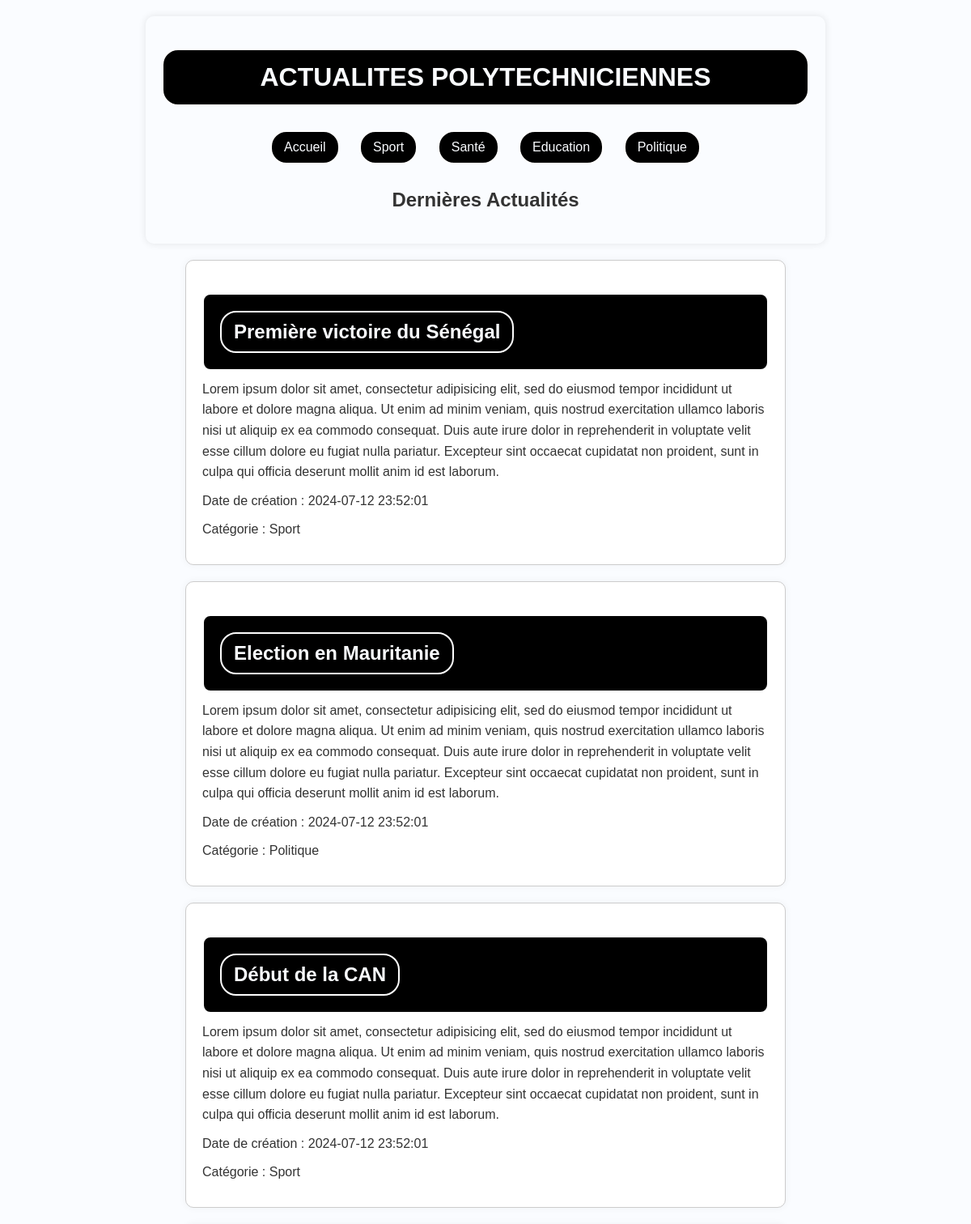
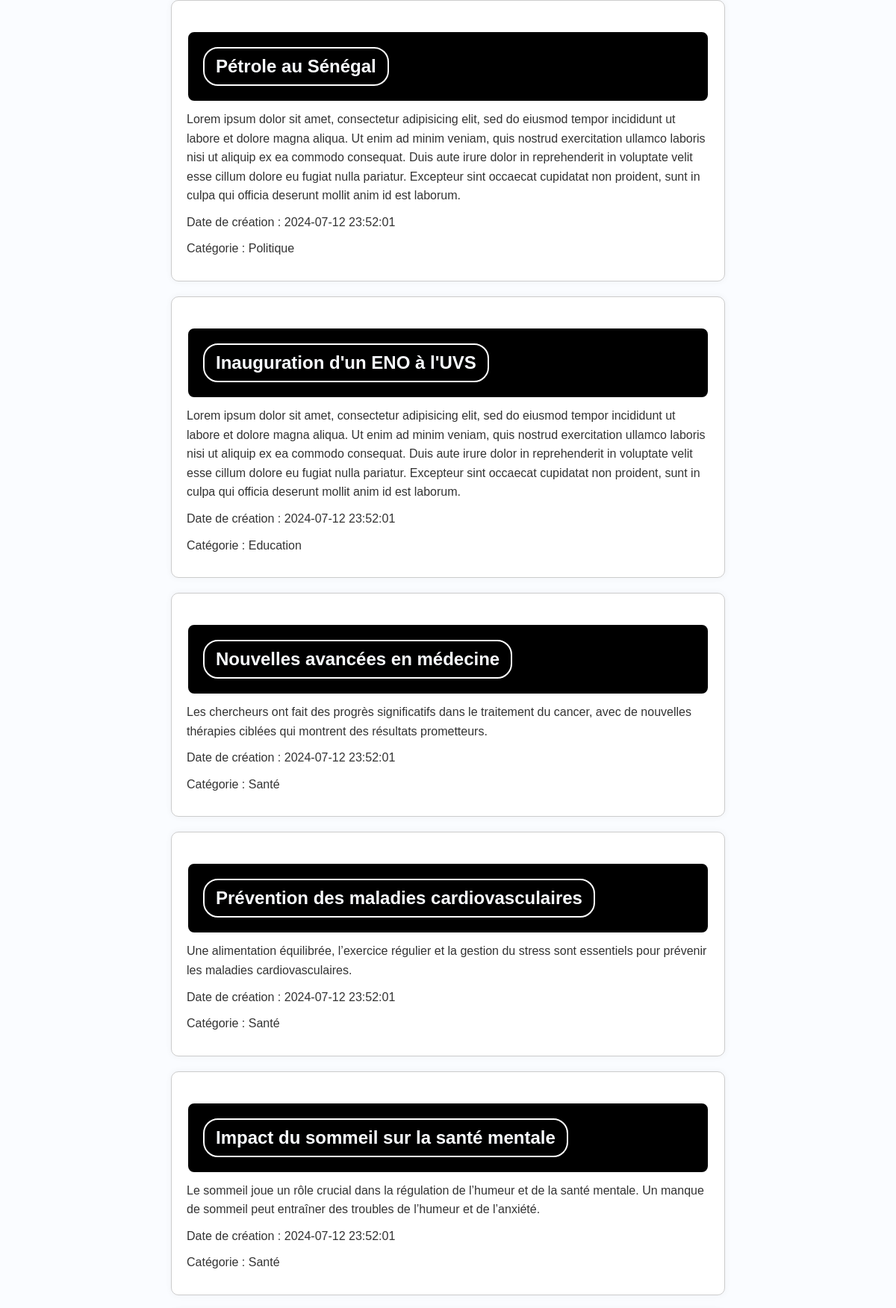
The page / (upper part) on the database its author committed (2 pictures, top to bottom).
### tables this page shows
CREATE TABLE Categorie(
	id int primary key auto_increment,
	libelle varchar(20)
);

CREATE TABLE Article(
	id int primary key auto_increment,
	titre varchar(255),
	contenu text,
	dateCreation datetime DEFAULT NOW(),
	dateModification datetime DEFAULT NOW(),
	categorie int
);

### controllers/ArticleController.php (called while the page is built, shortened)
<?php
require_once 'models/Article.php';
require_once 'models/Category.php';
class ArticleController {
    public function displayHomePage() {
        $categories = Category::getAllCategories();
        $category = isset($_GET['categorie']) ? $_GET['categorie'] : 'accueil';
        $articles = Article::getArticlesByCategory($category);
        include 'views/categories.php';
        include 'views/articles.php';
    }
}
?>

### models/Category.php (called while the page is built)
<?php
class Category {
    public static function getAllCategories() {
        $pdo = Database::getInstance();
        $query = "SELECT * FROM Categorie";
        $stmt = $pdo->query($query);
        return $stmt->fetchAll(PDO::FETCH_ASSOC);
    }
}
?>

### models/Article.php (called while the page is built, shortened)
<?php
class Article {
    public static function getArticlesByCategory($category) {
        $pdo = Database::getInstance();
        $query = "SELECT Article.*, Categorie.libelle as categorieLibelle FROM Article
                  JOIN Categorie ON Article.categorie = Categorie.id";
        $query .= " ORDER BY dateCreation DESC";
        $stmt = $pdo->prepare($query);
        $stmt->execute();
        return $stmt->fetchAll(PDO::FETCH_ASSOC);
    }
}
?>

### views/articles.php (the view)
<div id="articles">
    <?php foreach ($articles as $article): ?>
        <div class='article'>
            <h2><a href='index.php?action=detail&id=<?= htmlspecialchars($article['id']) ?>'>
                <?= htmlspecialchars($article['titre']) ?>
            </a></h2>
            <p><?= nl2br(htmlspecialchars($article['contenu'])) ?></p>
            <p>Date de création : <?= htmlspecialchars($article['dateCreation']) ?></p>
            <p>Catégorie : <?= htmlspecialchars($article['categorieLibelle']) ?></p>
        </div>
    <?php endforeach; ?>
</div>

### index.php (shortened to what this page needs)
<!DOCTYPE html>
<html lang="fr">
<head>
    <link rel="stylesheet" href="index.css">
</head>
<body>
<?php
require 'controllers/ArticleController.php';
$action = isset($_GET['action']) ? $_GET['action'] : 'home';
$controller = new ArticleController();
if ($action == 'home') {
    $controller->displayHomePage();
} elseif ($action == 'detail') {
    $controller->displayArticleDetail();
} else {
    echo "<p>Action non reconnue.</p>";
}
?>
</body>
</html>

### views/categories.php (shortened to what this page needs)
<!DOCTYPE html>
<html lang="fr">
<head>
    <link rel="stylesheet" href="css/index.css">
</head>
<body>
    <div class="conteneur">
        <h1>ACTUALITES POLYTECHNICIENNES</h1>
        <a class="bouton-categorie" href="?categorie=accueil">Accueil</a>
        <?php foreach ($categories as $cat): ?>
            <a class="bouton-categorie" href="?categorie=<?= htmlspecialchars($cat['libelle']) ?>">
                <?= htmlspecialchars($cat['libelle']) ?>
            </a>
        <?php endforeach; ?>
        <h2>Dernières Actualités</h2>
    </div>
</body>
</html>

### index.css (style rules this page uses)
:root { --primary-color: #000000; --secondary-color: #f1a31b; --hover-color: #0056b3; --text-color: #fafcff; --border-color: #fefefe; --background-color: #fafcff; }
body { color: #333; background-color: var(--background-color); font-family: Arial, sans-serif; margin: 0; padding: 0; }
.conteneur { text-align: center; padding: 20px; border-radius: 10px; box-shadow: 0 0 10px rgba(0, 0, 0, 0.1); margin: 20px auto; max-width: 800px; background-color: var(--background-color); }
h1 { color: var(--text-color); border: 2px solid var(--border-color); padding: 15px; border-radius: 20px; background-color: var(--primary-color); margin: 20px 0; }
.bouton-categorie, a { display: inline-block; margin: 10px; padding: 10px 15px; color: var(--text-color); border: 2px solid var(--border-color); border-radius: 20px; background-color: var(--primary-color); text-decoration: none; cursor: pointer; transition: background-color 0.3s ease, color 0.3s ease; }
.article { margin: 20px auto; padding: 20px; border: 1px solid #ccc; border-radius: 10px; text-align: left; background-color: #fff; box-shadow: 0 0 10px rgba(0, 0, 0, 0.05); max-width: 700px; }
.article h2 { color: var(--text-color); border: 2px solid var(--border-color); padding: 10px; border-radius: 10px; background-color: var(--primary-color); margin-bottom: 10px; font-size: 1.5em; }
.article p { margin: 10px 0; line-height: 1.6; }

### rows shown on the page
categorie: libelle "Sport"
categorie: libelle "Santé"
categorie: libelle "Education"
categorie: libelle "Politique"
article: titre "Première victoire du Sénégal", contenu "Lorem ipsum dolor sit amet, consectetur adipisicing elit, sed do eiusmod tempor incididunt ut labore et dolore magna aliqua. Ut enim ad minim veniam, quis nostrud exercitation ullamco laboris nisi ut aliquip ex ea commodo consequat. Duis aute irure dolor in reprehenderit in voluptate velit esse cillum dolore eu fugiat nulla pariatur. Excepteur sint occaecat cupidatat non proident, sunt in culpa qui officia deserunt mollit anim id est laborum.", dateCreation "2024-07-12 23:52:01", categorie.libelle "Sport"
article: titre "Election en Mauritanie", contenu "Lorem ipsum dolor sit amet, consectetur adipisicing elit, sed do eiusmod tempor incididunt ut labore et dolore magna aliqua. Ut enim ad minim veniam, quis nostrud exercitation ullamco laboris nisi ut aliquip ex ea commodo consequat. Duis aute irure dolor in reprehenderit in voluptate velit esse cillum dolore eu fugiat nulla pariatur. Excepteur sint occaecat cupidatat non proident, sunt in culpa qui officia deserunt mollit anim id est laborum.", dateCreation "2024-07-12 23:52:01", categorie.libelle "Politique"
article: titre "Début de la CAN", contenu "Lorem ipsum dolor sit amet, consectetur adipisicing elit, sed do eiusmod tempor incididunt ut labore et dolore magna aliqua. Ut enim ad minim veniam, quis nostrud exercitation ullamco laboris nisi ut aliquip ex ea commodo consequat. Duis aute irure dolor in reprehenderit in voluptate velit esse cillum dolore eu fugiat nulla pariatur. Excepteur sint occaecat cupidatat non proident, sunt in culpa qui officia deserunt mollit anim id est laborum.", dateCreation "2024-07-12 23:52:01", categorie.libelle "Sport"
article: titre "Pétrole au Sénégal", contenu "Lorem ipsum dolor sit amet, consectetur adipisicing elit, sed do eiusmod tempor incididunt ut labore et dolore magna aliqua. Ut enim ad minim veniam, quis nostrud exercitation ullamco laboris nisi ut aliquip ex ea commodo consequat. Duis aute irure dolor in reprehenderit in voluptate velit esse cillum dolore eu fugiat nulla pariatur. Excepteur sint occaecat cupidatat non proident, sunt in culpa qui officia deserunt mollit anim id est laborum.", dateCreation "2024-07-12 23:52:01", categorie.libelle "Politique"
article: titre "Inauguration d'un ENO à l'UVS", contenu "Lorem ipsum dolor sit amet, consectetur adipisicing elit, sed do eiusmod tempor incididunt ut labore et dolore magna aliqua. Ut enim ad minim veniam, quis nostrud exercitation ullamco laboris nisi ut aliquip ex ea commodo consequat. Duis aute irure dolor in reprehenderit in voluptate velit esse cillum dolore eu fugiat nulla pariatur. Excepteur sint occaecat cupidatat non proident, sunt in culpa qui officia deserunt mollit anim id est laborum.", dateCreation "2024-07-12 23:52:01", categorie.libelle "Education"
article: titre "Nouvelles avancées en médecine", contenu "Les chercheurs ont fait des progrès significatifs dans le traitement du cancer, avec de nouvelles thérapies ciblées qui montrent des résultats prometteurs.", dateCreation "2024-07-12 23:52:01", categorie.libelle "Santé"
article: titre "Prévention des maladies cardiovasculaires", contenu "Une alimentation équilibrée, l’exercice régulier et la gestion du stress sont essentiels pour prévenir les maladies cardiovasculaires.", dateCreation "2024-07-12 23:52:01", categorie.libelle "Santé"
article: titre "Impact du sommeil sur la santé mentale", contenu "Le sommeil joue un rôle crucial dans la régulation de l’humeur et de la santé mentale. Un manque de sommeil peut entraîner des troubles de l’humeur et de l’anxiété.", dateCreation "2024-07-12 23:52:01", categorie.libelle "Santé"
